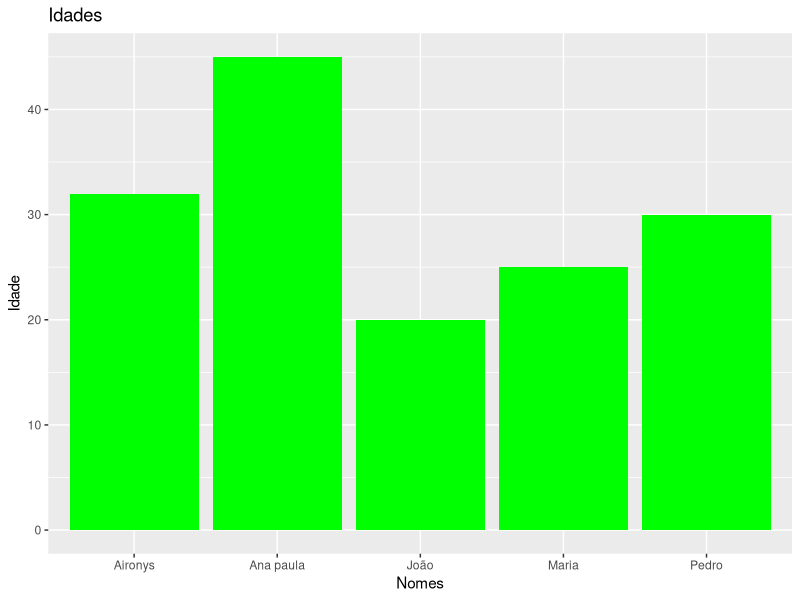

R code for this plot:
# criar vetores com os dados
nome <- c("João", "Maria", "Pedro", "Aironys", "Ana paula")
idade <- c(20, 25, 30, 32, 45)

# criar o dataframe com os vetores
df <- data.frame(nome, idade)

print(df)


# instalar e carregar o pacote ggplot2
#install.packages("ggplot2")
library(ggplot2)

# criar um gráfico de barras
ggplot(df, aes(x=nome, y=idade)) + 
  geom_bar(stat="identity", fill="green") +
  labs(title="Idades", x="Nomes", y="Idade")




